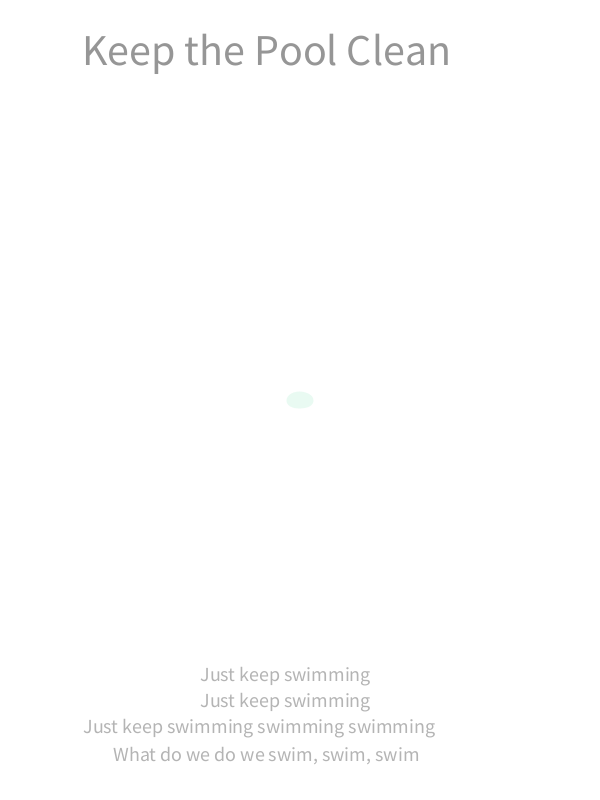
Frame 1 (no input)
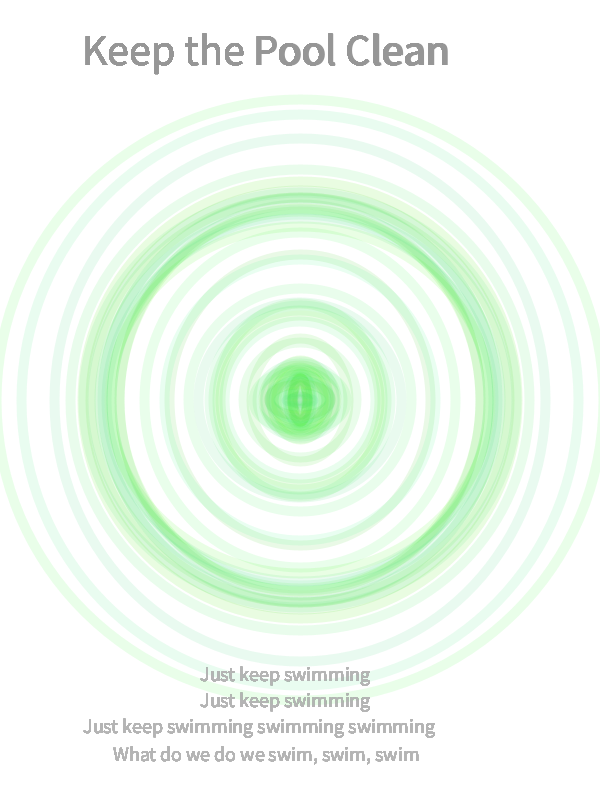
Frame 60 (the mouse pressed at the canvas centre just before this capture)
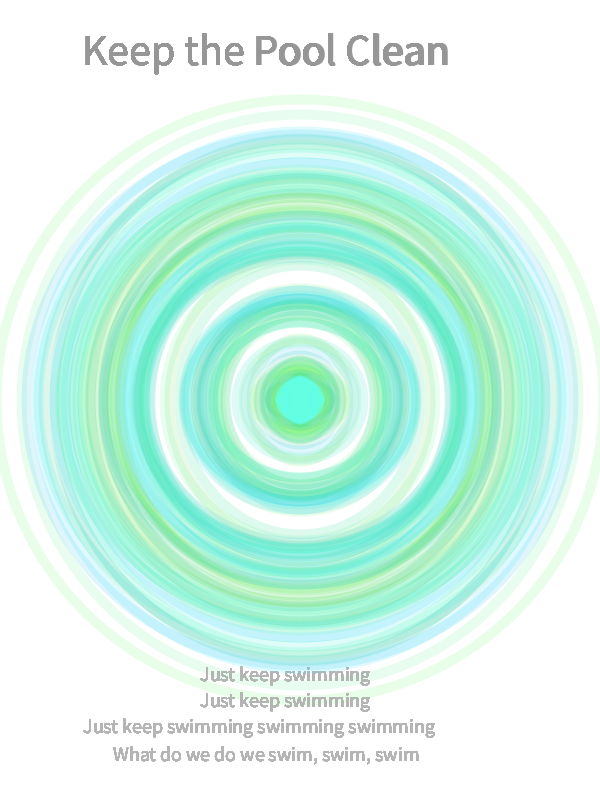
Frame 120 (the mouse held since frame 60 and released just before this capture)

The Processing sketch that drew these frames (run headless with seeded random() and noise(); from frame 60 on, the mouse is pressed at the canvas centre):

// Processing sketch: processing_72848
// ── processing_72848.pde

float ellSize;
float speed;
int dir;

void setup(){
  smooth();
  size(600,800);
  ellSize = 0;
  dir=10;
  background(255);

}
void draw(){
  fill(98,255,random(200,255),70);
  noStroke();
  if(mousePressed){
  ellipse(mouseX,mouseY,dir+(random(10,40)),dir+(random(10,40)));
  }
 if(mouseX > 150 && mouseX < 450 && mouseY > 250 && mouseY < 500){
    stroke(67,random(200,251),random(150,255),45);
 }  else{
    stroke(67,random(200,251),random(0,150),30);
 }
  textSize(44);
  fill(150);
  text("Keep the Pool Clean",82,65);
  textSize(20);
  fill(180);
  text("Just keep swimming",200,681);
  text("Just keep swimming",200,707);
  text("Just keep swimming swimming swimming", 83,733);
  text("What do we do we swim, swim, swim", 113,761);
//  background(55);

  noFill();
  strokeWeight(10);
//  speed = abs(pmouseX-mouseX);
//  ellipse(width/2,height/2,speed,speed);
  ellipse(width/2,height/2,ellSize+=(random(-33,33)),ellSize+=(random(-33,33)));
  ellSize+=dir;
  if(ellSize>600){
    ellSize = 0;
 }
//  if(ellSize > 600){
//    dir=-10;
//  }
//  if(ellSize <= 30){
//    dir=10;
//  }

}
